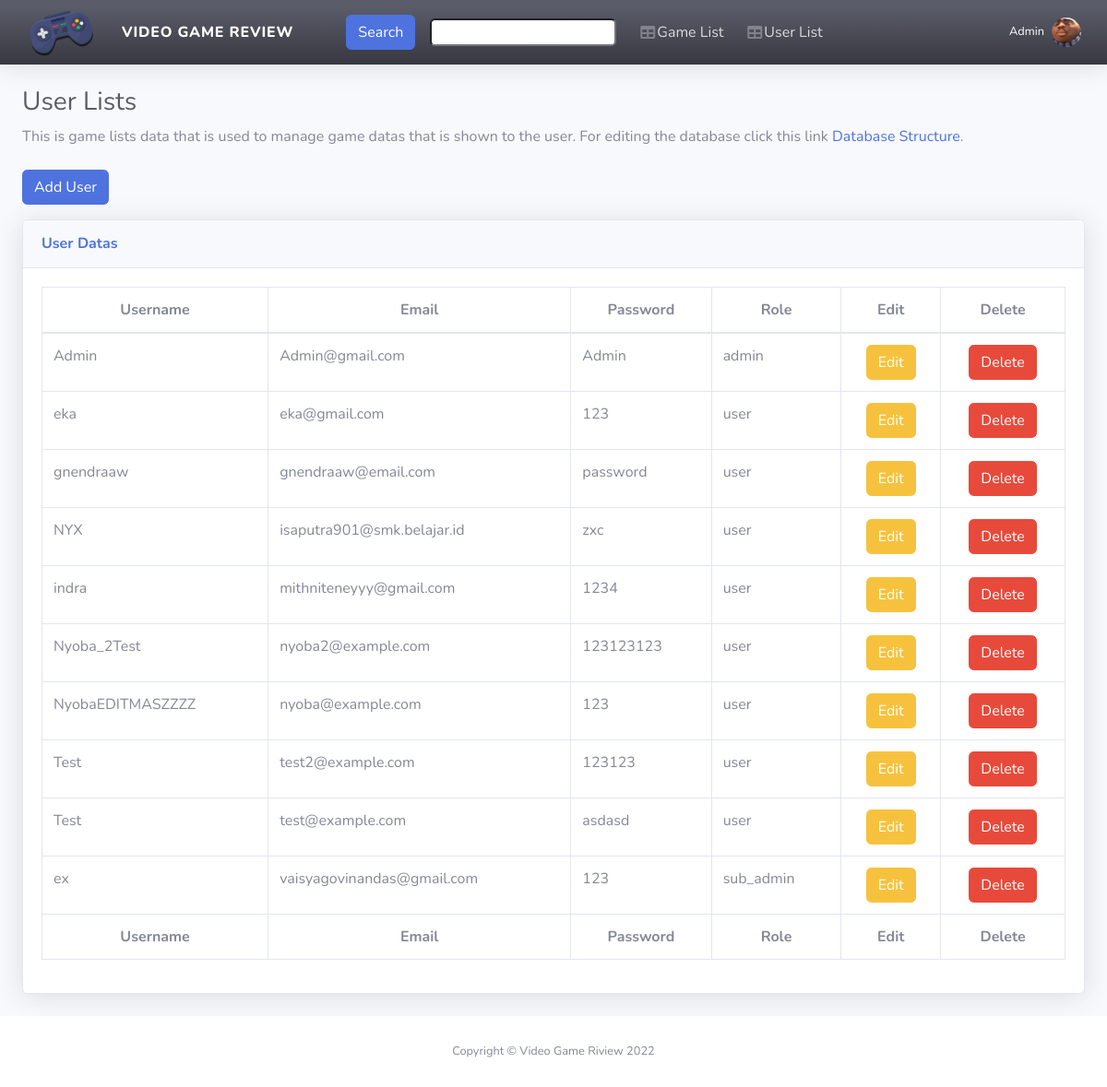
The page /userlists (signed in) on the database as committed earlier.
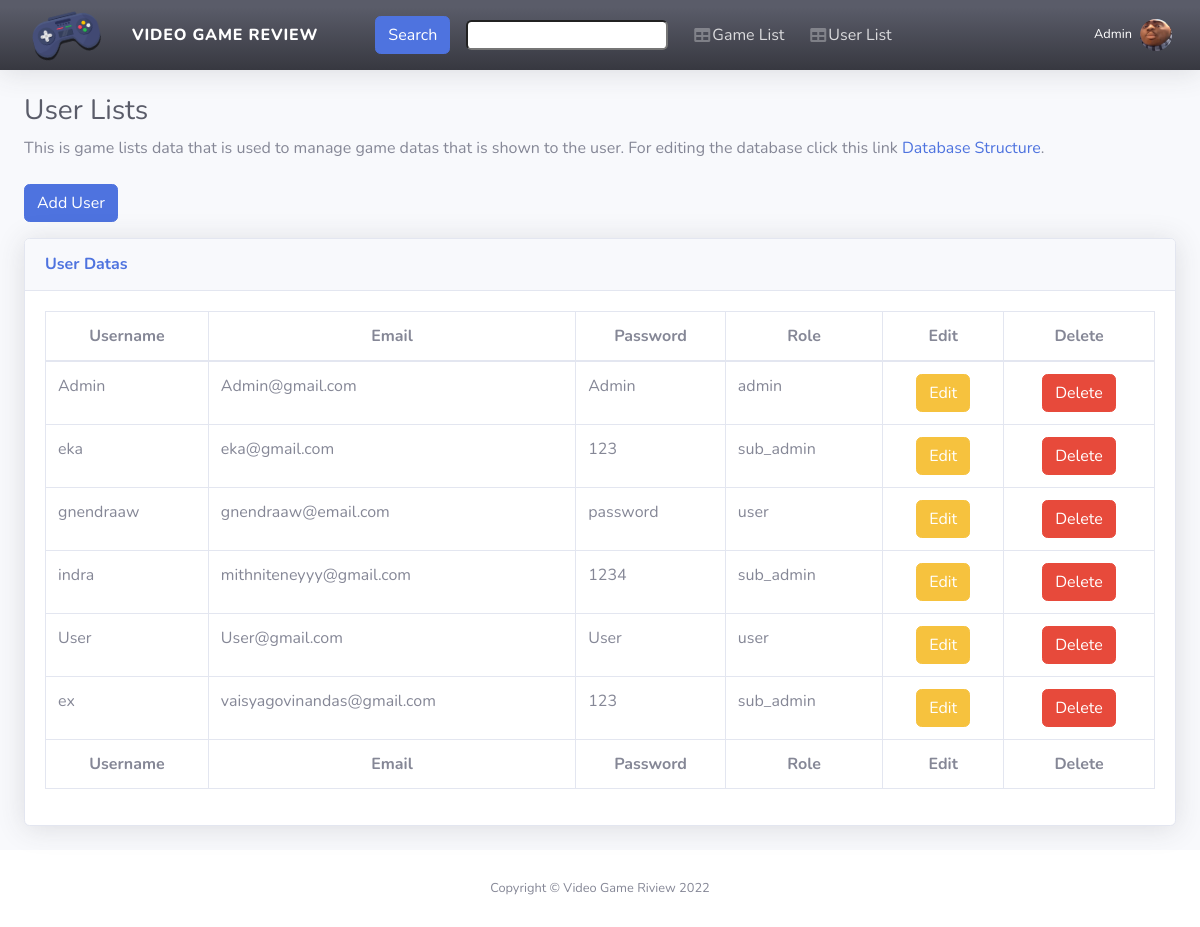
The same page on the database as committed later.
### tables this page shows
CREATE TABLE `users` (
  `id` int(11) NOT NULL,
  `Username` varchar(255) NOT NULL,
  `email` varchar(255) NOT NULL,
  `Password` varchar(255) NOT NULL,
  `role` varchar(25) NOT NULL
);

### app/core/Controller.php (called while the page is built, shortened)
<?php
class Controller {
  public function view($view, $data = []) {
    require_once "../app/views/{$view}.php";
  }
  public function model($model) {
    return new $model;
  }
}

### app/controllers/Userlists.php (called while the page is built, shortened)
<?php
class Userlists extends Controller{
    public function index(){
        if(isset($_SESSION["user"])) {
            $data['name'] = $_SESSION['user']['username'];
        } else {
            header('Location: '.BASE_URL);
        }
        $data["title"] = "User List";
        $data["user-db"] = $this->model("Users_model")->getAll();
        $this->view("template/header", $data);
        $this->view("userlists/index", $data);
        $this->view("template/footer");
    }
}

### app/core/App.php (called while the page is built, shortened)
<?php
class App {
  protected $method = "index";
  protected $params = [];
  public function __construct() {
    $this->controller = new $this->controller;
    call_user_func_array([$this->controller,$this->method], $this->params);
  }
}

### public/index.php (called while the page is built, shortened)
<?php
$app = new App();

### app/core/Database.php (called while the page is built, shortened)
<?php
class Database {
  private $host = DB_HOST;
  private $user = DB_USER;
  private $pass = DB_PASS;
  private $db = DB_NAME;
  private $dbh;
  private $stmt;
  public function __construct() {
    $dsn = 'mysql:host=' . $this->host . ';dbname=' . $this->db;
    $options = [
      PDO::ATTR_PERSISTENT=> true,
      PDO::ATTR_ERRMODE => PDO::ERRMODE_EXCEPTION,
    ];
    try {
      $this->dbh = new PDO($dsn, $this->user, $this->pass, $options);
    } catch (PDOException $e) {
      die($e->getMessage());
    }
  }
  public function query($query) {
    $this->stmt = $this->dbh->prepare($query);
  }
  public function execute() {
    $this->stmt->execute();
  }
  public function resultAll() {
    $this->execute();
    return $this->stmt->fetchAll(PDO::FETCH_ASSOC);
  }
}

### app/models/Users_model.php (called while the page is built, shortened)
<?php
class Users_model
{
    private $table = "users";
    private $db;
    public function __construct()
    {
        $this->db = new Database;
    }
    public function getAll() {
        $this->db->query("SELECT * FROM {$this->table}");
        return $this->db->resultAll();
    }
}

### app/views/userlists/index.php (the view, shortened to what this page needs)
<body id="page-top">
    <div id="wrapper">
        <?php $this->view("template/navbar", $data);?>
        <div id="content-wrapper" class="d-flex flex-column">
            <div id="content">
                <div class="container-fluid col-lg-12">
                    <h1 class="h3 mb-2 text-gray-800">User Lists</h1>
                    <p class="mb-4">This is game lists data that is used to manage game datas that is shown to the user. For editing the database click this link <a target="_blank"
                            href="../../../phpmyadmin">Database Structure</a>.</p>
                    <button class="btn btn-primary mb-3 tampilModalTambahUser" data-toggle="modal" data-target="#formModalUser">Add User</button>
                    <div class='card shadow mb-4'>
                        <div class='card-header py-3'>
                            <h6 class='m-0 font-weight-bold text-primary'>User Datas</h6>
                        </div>
                        <div class='card-body'>
                            <div class='table-responsive'>
                                <table class='table table-bordered' id='dataTable' width='100%' cellspacing='0'>
                                    <thead>
                                        <tr class="text-center">
                                            <th>Username</th>
                                            <th>Email</th>
                                            <th>Password</th>
                                            <th>Role</th>
                                            <th>Edit</th>
                                            <th>Delete</th>
                                        </tr>
                                    </thead>
                                    <tfoot>
                                        <tr class="text-center">
                                            <th>Username</th>
                                            <th>Email</th>
                                            <th>Password</th>
                                            <th>Role</th>
                                            <th>Edit</th>
                                            <th>Delete</th>
                                        </tr>
                                    </tfoot>
                                    <tbody>
                                <?php foreach($data["user-db"] as $row):?>
                            <tr>
                                <td><?=$row["Username"]?></td>
                                <td><?=$row["email"]?></td>
                                <td><?=$row["Password"]?></td>
                                <td><?=$row["role"]?></td>
                                <td class="tampilModalUbahUser text-center" data-id="<?= $row['id'];?>"><a data-toggle="modal" data-target="#formModalUser"><button class="btn btn-warning">Edit</button></td>
                                <td class="text-center"><button onclick="window.location.href='<?=BASE_URL;?>/userlists/delete/<?=$row['email']?>'" class="btn btn-danger">Delete</button></td>
                            </tr>
                            <?php endforeach;?>
                        </tbody>
                        </table>
                            </div>
                        </div>
                    </div>
                </div>
            </div>
            <?php $this->view("template/copyright"); ?>
        </div>
    </div>

### app/views/template/header.php (shortened to what this page needs)
<!DOCTYPE html>
<html lang="en">
<head>
    <link href="<?=BASE_URL;?>/public/vendor/fontawesome-free/css/all.min.css" rel="stylesheet" type="text/css">
    <link href="<?=BASE_URL;?>/public/css/sb-admin-2.min.css" rel="stylesheet">
    <link rel="stylesheet" href="<?=BASE_URL;?>/css/override.css">
</head>

### app/views/template/navbar.php (shortened to what this page needs)
<nav class="navbar navbar-expand navbar-light bg-gradient-dark sidebar-dark topbar static-top shadow">
    <a class="sidebar-brand d-flex align-items-center justify-content-center" href="<?=BASE_URL;?>">
        <div class="sidebar-brand-icon rotate-n-15">
            <img src="<?=BASE_URL;?>/public/img/game-controller.png" alt="game-controller-logo" width="100">
        </div>
        <div class="sidebar-brand-text mx-3">Video Game Review</div>
    </a>
    <div class="navbar-container">
    <li class="nav-item">
        <form class="nav-link" action="<?=BASE_URL;?>/dash/search" method="post">
            <button type="submit" class="mr-3 btn btn-primary">Search</button>
            <input type="text" name="search" class="w-100 rounded">
        </form>
    </li>
    </div>
    <?php if (isset($data['name']) && $_SESSION['user']['role'] != "user") { ?>
    <li class="nav-item">
        <a class="nav-link" href="<?= BASE_URL ?>/gamelists">
            <i class="fas fa-fw fa-table"></i>
            <span>Game List</span>
        </a>
    </li>
    <?php } ?>
    <?php if (isset($data['name']) && $_SESSION['user']['role'] === "admin") { ?>
    <li class="nav-item">
        <a class="nav-link" href="<?= BASE_URL ?>/userlists">
            <i class="fas fa-fw fa-table"></i>
            <span>User List</span>
        </a>
    </li>
    <?php } ?>
    <ul class="navbar-nav ml-auto">
        <?php if(!isset($data['name'])) { ?>
        <li class="nav-item dropdown no-arrow">
            <a class="nav-link dropdown-toggle" href="<?=BASE_URL;?>/login">
                <img class="img-profile rounded-circle" src="<?=BASE_URL;?>/public/img/lilgru.jpg">
            </a>
        </li>
        <?php } else { ?>
        <li class="nav-item dropdown no-arrow">
            <a class="nav-link dropdown-toggle" href="#" id="userDropdown" role="button" data-toggle="dropdown" aria-haspopup="true" aria-expanded="true">
                <span class="mr-2 d-none d-lg-inline text-white small">
                    <?= $data['name'];?>
                </span>
                <img class="img-profile rounded-circle" src="<?=BASE_URL;?>/public/img/lilgru.jpg">
            </a>
        </li>
        <?php } ?>
    </ul>
</nav>

### app/views/template/copyright.php
<footer class="sticky-footer bg-white">
  <div class="container my-auto">
      <div class="copyright text-center my-auto">
          <span>Copyright &copy; Video Game Riview 2022</span>
      </div>
  </div>
</footer>

### app/views/template/footer.php (shortened to what this page needs)
</body>
</html>

### public/css/override.css (style rules this page uses)
#wrapper { flex-direction: column; }
.navbar { position: sticky; top: 0; z-index: 2000; }
.sidebar-brand { font-size: 1rem; font-weight: 800; text-align: center; text-transform: uppercase; letter-spacing: .05rem; }
.navbar-container { display: flex; gap: 20px; margin-left: 2.5%; }
.nav-item::marker { content: ''!important; }
.container-fluid { padding-top: 1.5rem; }

Rows that differ between the two databases and show on the page:
removed users: Username "NYX", email "isaputra901@smk.belajar.id", Password "zxc", role "user"
removed users: Username "Nyoba_2Test", email "nyoba2@example.com", Password "123123123", role "user"
removed users: Username "NyobaEDITMASZZZZ", email "nyoba@example.com", Password "123", role "user"
removed users: Username "Test", email "test2@example.com", Password "123123", role "user"
removed users: Username "Test", email "test@example.com", Password "asdasd", role "user"
changed users "eka": role "user" → "sub_admin"
changed users "indra": role "user" → "sub_admin"
added users: Username "User", email "User@gmail.com", Password "User", role "user"
